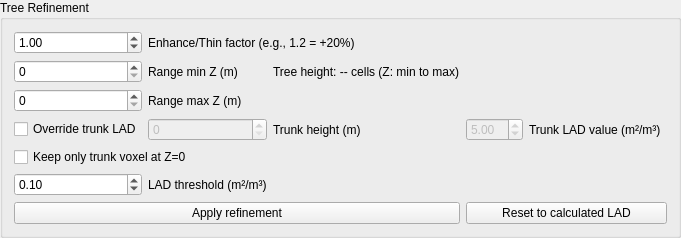
        <widget class="QGroupBox" name="groupBox_3">
         <property name="title">
          <string>Tree Refinement</string>
         </property>
         <layout class="QGridLayout" name="gridLayout_4">
          <item row="9" column="0" colspan="3">
           <widget class="QPushButton" name="btnApplyRefinement">
            <property name="toolTip">
             <string>Apply the current refinement settings (crown factor, trunk, threshold, clear ground) to the LAD values.</string>
            </property>
            <property name="text">
             <string>Apply refinement</string>
            </property>
           </widget>
          </item>
          <item row="5" column="2">
           <widget class="QLabel" name="label_5">
            <property name="toolTip">
             <string>Height up to which the trunk LAD value is set (including this level).</string>
            </property>
            <property name="text">
             <string>Trunk height (m)</string>
            </property>
           </widget>
          </item>
          <item row="2" column="0">
           <widget class="QSpinBox" name="spinCrownZMin">
            <property name="toolTip">
             <string>Minimum Z‑level (in meters) where the crown factor is applied.</string>
            </property>
           </widget>
          </item>
          <item row="5" column="1">
           <widget class="QSpinBox" name="spinTrunkHeight">
            <property name="enabled">
             <bool>false</bool>
            </property>
            <property name="toolTip">
             <string>Height up to which the trunk LAD value is set (including this level).</string>
            </property>
           </widget>
          </item>
          <item row="4" column="0">
           <widget class="QSpinBox" name="spinCrownZMax">
            <property name="toolTip">
             <string>Maximum Z‑level (in meters) where the crown factor is applied.</string>
            </property>
           </widget>
          </item>
          <item row="2" column="2">
           <widget class="QLabel" name="lblTreeHeightInfo">
            <property name="text">
             <string>Tree height: -- cells (Z: min to max)</string>
            </property>
           </widget>
          </item>
          <item row="5" column="4">
           <widget class="QLabel" name="label_8">
            <property name="toolTip">
             <string>LAD value (m²/m³) to assign to trunk voxels.</string>
            </property>
            <property name="text">
             <string>Trunk LAD value (m²/m³)</string>
            </property>
           </widget>
          </item>
          <item row="8" column="1">
           <widget class="QLabel" name="label_9">
            <property name="toolTip">
             <string>Voxels with LAD below this value will be set to 0 (affects both visualization and export).</string>
            </property>
            <property name="text">
             <string>LAD threshold (m²/m³)</string>
            </property>
           </widget>
          </item>
          <item row="5" column="3">
           <widget class="QDoubleSpinBox" name="spinTrunkLAD">
            <property name="enabled">
             <bool>false</bool>
            </property>
            <property name="toolTip">
             <string>LAD value (m²/m³) to assign to trunk voxels.</string>
            </property>
            <property name="value">
             <double>5.000000000000000</double>
            </property>
           </widget>
          </item>
          <item row="8" column="0">
           <widget class="QDoubleSpinBox" name="spinLADThreshold">
            <property name="toolTip">
             <string>Voxels with LAD below this value will be set to 0 (affects both visualization and export).</string>
            </property>
            <property name="singleStep">
             <double>0.010000000000000</double>
            </property>
            <property name="value">
             <double>0.100000000000000</double>
            </property>
           </widget>
          </item>
          <item row="2" column="1">
           <widget class="QLabel" name="label_6">
            <property name="toolTip">
             <string>Minimum Z‑level (in meters) where the crown factor is applied.</string>
            </property>
            <property name="text">
             <string>Range min Z (m)</string>
            </property>
           </widget>
          </item>
          <item row="0" column="1" colspan="3">
           <widget class="QLabel" name="label_4">
            <property name="toolTip">
             <string>Factor to multiply LAD in the selected Z‑range (e.g., 1.2 = +20%, 0.8 = –20%).</string>
            </property>
            <property name="text">
             <string>Enhance/Thin factor (e.g., 1.2 = +20%)</string>
            </property>
           </widget>
          </item>
          <item row="7" column="0" colspan="5">
           <widget class="QCheckBox" name="checkClearGround">
            <property name="toolTip">
             <string>Keep only the trunk voxel at Z=0; all other voxels in the ground layer are set to 0.</string>
            </property>
            <property name="text">
             <string>Keep only trunk voxel at Z=0</string>
            </property>
           </widget>
          </item>
          <item row="5" column="0">
           <widget class="QCheckBox" name="checkTrunkEnhance">
            <property name="toolTip">
             <string>Enable manual assignment of a fixed LAD value to trunk voxels.</string>
            </property>
            <property name="text">
             <string>Override trunk LAD</string>
            </property>
           </widget>
          </item>
          <item row="9" column="3" colspan="3">
           <widget class="QPushButton" name="btnResetRefinement">
            <property name="toolTip">
             <string>Reset LAD to the state after the last 'Calculate LAD'.</string>
            </property>
            <property name="text">
             <string>Reset to calculated LAD</string>
            </property>
           </widget>
          </item>
          <item row="0" column="0">
           <widget class="QDoubleSpinBox" name="spinCrownFactor">
            <property name="toolTip">
             <string>Factor to multiply LAD in the selected Z‑range (e.g., 1.2 = +20%, 0.8 = –20%).</string>
            </property>
            <property name="singleStep">
             <double>0.100000000000000</double>
            </property>
            <property name="value">
             <double>1.000000000000000</double>
            </property>
           </widget>
          </item>
          <item row="4" column="1">
           <widget class="QLabel" name="label_7">
            <property name="toolTip">
             <string>Maximum Z‑level (in meters) where the crown factor is applied.</string>
            </property>
            <property name="text">
             <string>Range max Z (m)</string>
            </property>
           </widget>
          </item>
         </layout>
        </widget>
